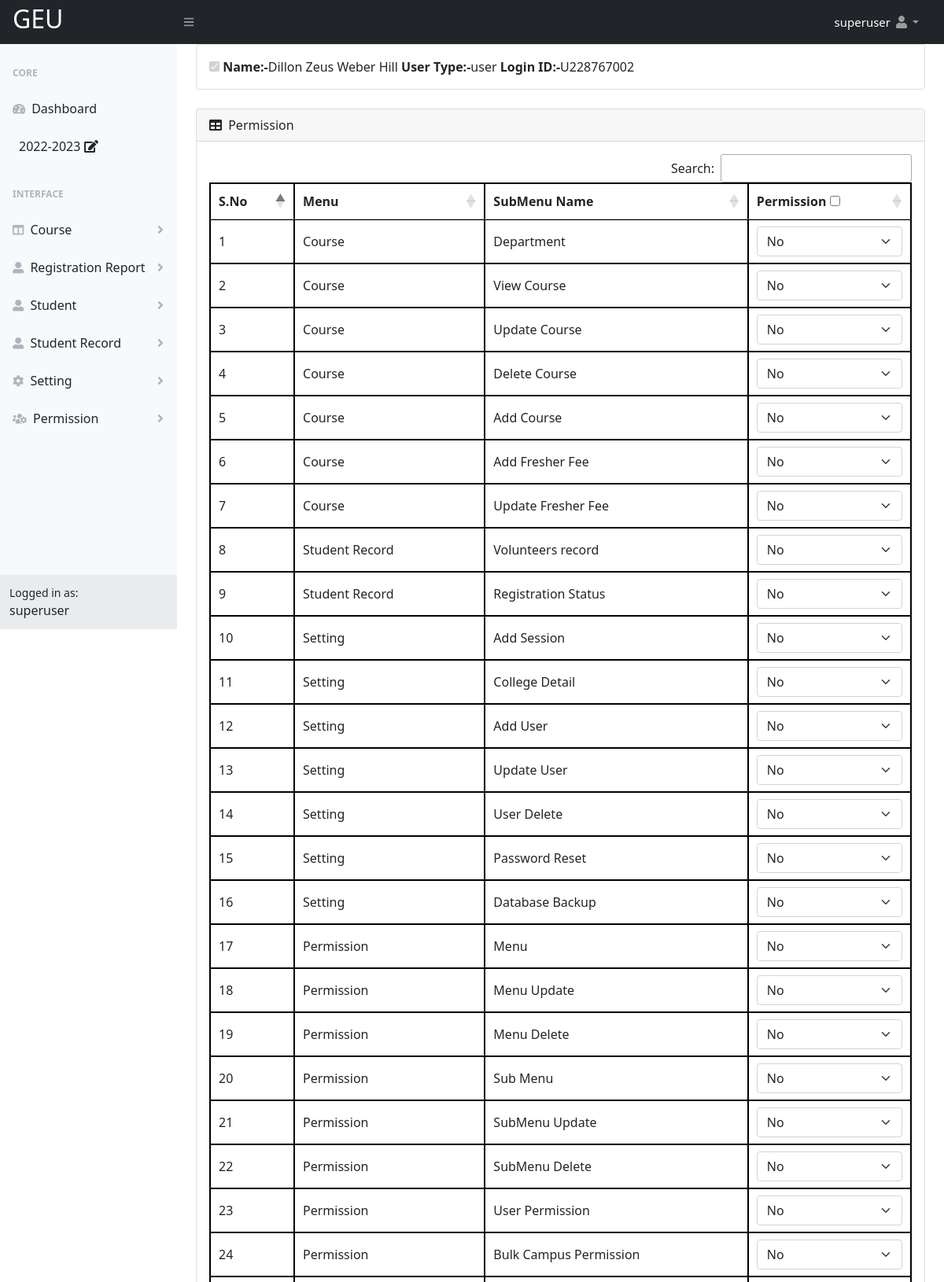
/Registration/admin/permission.php?id=49 (signed in, upper part), run on the app's committed database.
### tables this page shows
CREATE TABLE `school` (
  `school_id` int(11) NOT NULL,
  `school_name` varchar(200) NOT NULL,
  `school_code` varchar(6) NOT NULL,
  `admission_number_starting` varchar(10) NOT NULL,
  `school_srtname` varchar(50) NOT NULL,
  `school_photo` varchar(100) NOT NULL,
  `school_number` varchar(200) NOT NULL,
  `school_email` varchar(200) NOT NULL,
  `school_address` varchar(200) NOT NULL,
  `school_country` varchar(100) NOT NULL,
  `school_state` varchar(100) NOT NULL,
  `school_district` varchar(100) NOT NULL,
  `school_city` varchar(100) NOT NULL,
  `school_pincode` varchar(100) NOT NULL,
  `status` varchar(10) NOT NULL,
  `own_filled` varchar(10) NOT NULL,
  `createdby` varchar(100) NOT NULL,
  `createdtime` varchar(100) NOT NULL,
  `updateby` varchar(100) NOT NULL,
  `updatetime` varchar(100) NOT NULL,
  `disableby` varchar(100) NOT NULL,
  `disabletime` varchar(100) NOT NULL
);

CREATE TABLE `user` (
  `id` int(11) NOT NULL,
  `first_name` varchar(50) NOT NULL,
  `middle_name` varchar(50) NOT NULL,
  `last_name` varchar(50) NOT NULL,
  `login` varchar(50) NOT NULL,
  `user_id` varchar(100) NOT NULL,
  `password` varchar(255) NOT NULL,
  `hash_password` varchar(255) NOT NULL,
  `dob` varchar(30) NOT NULL,
  `number` varchar(20) NOT NULL,
  `email` varchar(50) NOT NULL,
  `photo` varchar(100) NOT NULL,
  `type` varchar(20) NOT NULL,
  `status` varchar(10) NOT NULL,
  `disablereason` varchar(300) NOT NULL,
  `activereason` varchar(300) NOT NULL,
  `pass` varchar(100) NOT NULL,
  `oldpass` varchar(100) NOT NULL,
  `session` varchar(20) NOT NULL,
  `createdby` varchar(50) NOT NULL,
  `createdtime` varchar(50) NOT NULL,
  `updateby` varchar(100) NOT NULL,
  `updatetime` varchar(100) NOT NULL,
  `disableby` varchar(50) NOT NULL,
  `disabletime` varchar(50) NOT NULL,
  `password_reset_by` varchar(10) NOT NULL,
  `password_reset_time` varchar(30) NOT NULL,
  `forget_password_time` varchar(100) NOT NULL,
  `change_pass_time` varchar(100) NOT NULL,
  `wrong_pass_count` int(10) NOT NULL,
  `wrong_pass_time` varchar(30) NOT NULL,
  `wrong_pass_reset_type` varchar(20) NOT NULL,
  `current_session` varchar(20) NOT NULL,
  `statusactivereason` varchar(100) NOT NULL,
  `statusactiveby` varchar(20) NOT NULL,
  `statusactivetime` varchar(30) NOT NULL,
  `usercourse_id` varchar(20) NOT NULL,
  `usersection` varchar(20) NOT NULL,
  `usersemester` varchar(20) NOT NULL
);

CREATE TABLE `menu` (
  `menu_id` int(20) NOT NULL,
  `menu_name` varchar(30) NOT NULL,
  `menu_icon` varchar(30) NOT NULL,
  `menu_order` varchar(10) NOT NULL,
  `status` varchar(10) NOT NULL,
  `disablereason` varchar(100) NOT NULL,
  `activereason` varchar(100) NOT NULL,
  `createdby` varchar(30) NOT NULL,
  `createdtime` varchar(30) NOT NULL,
  `updateby` varchar(30) NOT NULL,
  `updatetime` varchar(30) NOT NULL,
  `disableby` varchar(30) NOT NULL,
  `disabletime` varchar(30) NOT NULL
);

CREATE TABLE `submenu` (
  `submenu_id` int(20) NOT NULL,
  `menu_id` varchar(30) NOT NULL,
  `submenu_name` varchar(30) NOT NULL,
  `submenu_url` varchar(50) NOT NULL,
  `submenu_order` varchar(10) NOT NULL,
  `submenu_display` varchar(10) NOT NULL,
  `status` varchar(10) NOT NULL,
  `disablereason` varchar(100) NOT NULL,
  `activereason` varchar(100) NOT NULL,
  `createdby` varchar(30) NOT NULL,
  `createdtime` varchar(30) NOT NULL,
  `updateby` varchar(30) NOT NULL,
  `updatetime` varchar(30) NOT NULL,
  `disableby` varchar(30) NOT NULL,
  `disabletime` varchar(30) NOT NULL
);

### Registration/admin/permission.php (the view, shortened to what this page needs)
<?php
include("include/header.php");
require("permission_check.php");
?>
<?php
$id=$_GET['id'];
$updatedatatstudentquery=mysqli_query($con,"SELECT * FROM `user` WHERE `id`='$id'  AND `status` = \"Active\"AND `id`!='1'");
$result=mysqli_fetch_assoc($updatedatatstudentquery) OR die("<script language='javascript'>alert('Error Please Contact To Administrator');window.location='userpermission.php'</script>");
?>
              <div id="layoutSidenav_content">
                <main>
                    <div class="container-fluid px-4">
                        <div class="card mb-4">
                            <div class="card-body">
                                <input type="checkbox" checked disabled>
                                <b>Name:-</b><?php echo $result['first_name'] ." ".$result['middle_name']  ." ". $result['last_name']; ?><b> User Type:-</b><?php echo $result['type'];?> <b>Login ID:-</b><?php echo $result['login'];   ?>
                            </div>
                        </div>
<form name="FROM" method="POST" action="" onSubmit="return check();">
                        <div class="card mb-4">
                            <div class="card-header">
                                <i class="fas fa-table me-1"></i>
                                Permission
                            </div>
                            <div class="card-body">
                                <div style="overflow-x:auto;">
                                <table id="datatablesSimpl">
                                    <thead>
                                        <tr>
                                           <th>S.No</th>
                                            <th>Menu</th>
                                            <th>SubMenu Name</th>
                                            <th>Permission  <input type="checkbox" id="select-all"></th>
                                        </tr>
                                    </thead>
                                    <tbody>
                                        <?php
                                $count = 0;
                                $sql=mysqli_query($con,"SELECT * FROM `submenu` INNER JOIN `menu` ON  submenu.`menu_id`= menu.`menu_id`  WHERE submenu.`status`=\"Active\" AND menu.`status`=\"Active\" ORDER BY `submenu`.`menu_id` ASC,`submenu`.`submenu_order` ASC ");
                                        while($result=mysqli_fetch_assoc($sql))  { ?>
                                        <tr>
                                            <td><?php $count+=1; echo $count; ?></td>
                                            <td><?php echo $result['menu_name']; ?></td>
                                            <td><?php echo $result['submenu_name']; ?></td>
                                           <td>
                                            <input type="hidden" id="c_id[]" name="c_id[]" value="<?php echo $submenuid= $result['submenu_id'];?>">
                                            <?php
$subjectpermission=mysqli_query($con,"SELECT `modulepermission` FROM `modulepermission` WHERE `modulesubmenu_id`='$submenuid' AND `moduleuser_id`='$id'");
$perresult=mysqli_fetch_assoc($subjectpermission);
$subjectpermission=$perresult['modulepermission']
                                            ?>
                                            <select class="form-select" name="subjectpermission[]" >
  <?php
        if ($subjectpermission=="Yes")
        {
        ?><option value="<?php echo $perresult['modulepermission'];?>"><?php echo $perresult['modulepermission'];?></option>
        <option value="No">No</option>
<?php
        }
        elseif ($subjectpermission=="No")
         {?>
            <option value="<?php echo $perresult['modulepermission'];?>"><?php echo $perresult['modulepermission'];?></option>
          <option value="Yes">Yes</option>
       <?php
   }
    else
    {
        ?>
        <option value="No">No</option>
    <?php
     }
      ?>
    </select></td>
                                                                                </tr>
                                        <?php
                                    }
                                        ?>
                                    </tbody>
                                </table>
                            </div>
                             </div>
                        </div>
                    </div>
                </main>
<?php
          include("include/footer.php");
      ?>

### Registration/admin/include/header.php (shortened to what this page needs)
<?php
    include("config.php");
 ?>
 <?php
extract($_POST);
?>
<!DOCTYPE html>
<html lang="en">
    <head>
        <link href="https://cdn.jsdelivr.net/npm/simple-datatables@latest/dist/style.css" rel="stylesheet" />
        <link href="css/styles.css" rel="stylesheet" />
         <link href=" https://cdnjs.cloudflare.com/ajax/libs/twitter-bootstrap/5.0.1/css/bootstrap.min.css" rel="stylesheet" />
         <link rel="stylesheet" href="https://cdn.datatables.net/1.10.19/css/jquery.dataTables.min.css">
         <link href=" https://cdn.datatables.net/buttons/2.2.2/css/buttons.dataTables.min.css" rel="stylesheet" />
          <link href="https://cdn.datatables.net/1.11.4/css/dataTables.bootstrap5.min.css" rel="stylesheet" />
    </head>
    <body class="sb-nav-fixed"  oncontextmenu="return false">
       <nav class="sb-topnav navbar navbar-expand navbar-dark bg-dark">
            <a class="navbar-brand ps-3" href="dashboard.php"><?php
$schol=mysqli_query($con,"SELECT * FROM `school` WHERE `status` = \"Active\"");
$res1=mysqli_fetch_assoc($schol); ?>
<h2 style="text-transform:uppercase;"><?php
echo $school_short_name_record = $res1['school_srtname'];
?></h2></a>
            <button class="btn btn-link btn-sm order-1 order-lg-0 me-4 me-lg-0" id="sidebarToggle" href="#!"><i class="fas fa-bars"></i></button>
            <ul class="navbar-nav ms-auto ms-md-0 me-3 me-lg-4">
                   <?php
$loginsession = $_SESSION["alogin"];
$q=mysqli_query($con,"SELECT * FROM `user` WHERE `login` ='$loginsession'  and `status` = \"Active\"");
$res=mysqli_fetch_assoc($q);
$login_user_type = $res['type'];
$log = $res['id'];
$useractivesessionquery=mysqli_query($con,"SELECT * FROM `user` WHERE `id` ='$log'");
$resuseractivesessionquery=mysqli_fetch_assoc($useractivesessionquery);
$activesession_record=$resuseractivesessionquery['current_session'];
                    ?>
                <li class="nav-item dropdown">
                    <a class="nav-link dropdown-toggle" id="navbarDropdown" href="#" role="button" data-bs-toggle="dropdown" aria-expanded="false"><span style=" font-size:15px; color: white;" aria-expanded="false">  <?php echo $res['first_name'] ." ".$res['middle_name']  ." ". $res['last_name']; ?></span> <i class="fas fa-user fa-fw"></i></a>
                </li>
            </ul>
        </nav>
        <div id="layoutSidenav">
            <div id="layoutSidenav_nav">
                <nav class="sb-sidenav accordion sb-sidenav-light" id="sidenavAccordion">
                    <div class="sb-sidenav-menu">
                        <div class="nav">
                            <div class="sb-sidenav-menu-heading">Core</div>
                            <a class="nav-link" href="dashboard.php">
                                <div class="sb-nav-link-icon"><i class="fas fa-tachometer-alt"></i></div>
                                Dashboard
                            </a>
                            <?php if ($login_user_type=="superuser" || $login_user_type=="admin") { ?>
                              <a class="nav-link" href=""  data-bs-toggle="modal" data-bs-target="#sessionmodal" >
                                <?php echo $activesession_record;?>&nbsp;<i class="fas fa-edit"></i>
                            </a>
                             <?php } ?>
                             <div class="sb-sidenav-menu-heading">Interface</div>
<?php
       $menulistqry="SELECT * FROM `menu` WHERE `status`='Active' ORDER BY `menu`.`menu_order` ASC";
       $menulistres=mysqli_query($con,$menulistqry);
       while($menulistdata=mysqli_fetch_assoc($menulistres))
        {
$rmenu_id=$menulistdata['menu_id'];
$menuaccessqry="SELECT * from `modulepermission` WHERE modulepermission.`modulemenu_id`='$rmenu_id' AND modulepermission.`modulepermission`='Yes' AND modulepermission.`moduleuser_id`='$log'";
$menuaccessres=mysqli_query($con,$menuaccessqry);
$menuaccessrow=mysqli_num_rows($menuaccessres);
if($menuaccessrow>0)
         {
          ?>
                            <a class="nav-link collapsed" href="#" data-bs-toggle="collapse" data-bs-target="#collapse<?php echo $menulistdata['menu_id'];?>" aria-expanded="false" aria-controls="collapse<?php echo $menulistdata['menu_id'];?>">
                                <div class="sb-nav-link-icon"><i class="<?php echo $menulistdata['menu_icon'];?>"></i></div>
                                <?php echo $menulistdata['menu_name'];?>
                                <div class="sb-sidenav-collapse-arrow"><i class="fas fa-angle-down"></i></div>
                            </a>
                           <?php } } ?>
                             </div>
                    </div>
                    <div class="sb-sidenav-footer">
                        <div class="small">Logged in as:</div>
                        <?php echo $res['login']; ?>
                    </div>
                </nav>
            </div>

### Registration/admin/include/footer.php (style rules this page uses)
table, th, td { border: .1px solid black; border-collapse: collapse; }

### data on the page
school: school_srtname "GEU"
user: first_name "superuser", current_session "2022-2023", login "superuser"
menu: menu_name "Course"
menu: menu_name "Registration Report"
menu: menu_name "Student"
menu: menu_name "Student Record"
menu: menu_name "Setting"
menu: menu_name "Permission"
user: first_name "Dillon", middle_name "Zeus Weber", last_name "Hill", type "user", login "U228767002"
submenu: menu.menu_name "Course", submenu_name "Department"
submenu: menu.menu_name "Course", submenu_name "View Course"
submenu: menu.menu_name "Course", submenu_name "Update Course"
submenu: menu.menu_name "Course", submenu_name "Delete Course"
submenu: menu.menu_name "Course", submenu_name "Add Course"
submenu: menu.menu_name "Course", submenu_name "Add Fresher Fee"
submenu: menu.menu_name "Course", submenu_name "Update Fresher Fee"
submenu: menu.menu_name "Student Record", submenu_name "Volunteers record"
submenu: menu.menu_name "Student Record", submenu_name "Registration Status"
submenu: menu.menu_name "Setting", submenu_name "Add Session"
submenu: menu.menu_name "Setting", submenu_name "College Detail"
submenu: menu.menu_name "Setting", submenu_name "Add User"
submenu: menu.menu_name "Setting", submenu_name "Update User"
submenu: menu.menu_name "Setting", submenu_name "User Delete"
submenu: menu.menu_name "Setting", submenu_name "Password Reset"
submenu: menu.menu_name "Setting", submenu_name "Database Backup"
submenu: menu.menu_name "Permission", submenu_name "Menu"
submenu: menu.menu_name "Permission", submenu_name "Menu Update"
submenu: menu.menu_name "Permission", submenu_name "Menu Delete"
submenu: menu.menu_name "Permission", submenu_name "Sub Menu"
submenu: menu.menu_name "Permission", submenu_name "SubMenu Update"
submenu: menu.menu_name "Permission", submenu_name "SubMenu Delete"
submenu: menu.menu_name "Permission", submenu_name "User Permission"
submenu: menu.menu_name "Permission", submenu_name "Bulk Campus Permission"
